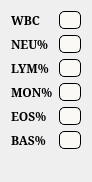
  <widget class="QWidget" name="formLayoutWidget_2">
   <property name="geometry">
    <rect>
     <x>190</x>
     <y>160</y>
     <width>88</width>
     <height>182</height>
    </rect>
   </property>
   <layout class="QFormLayout" name="WBC_layout">
    <item row="0" column="1">
     <widget class="QLineEdit" name="WBC_val">
      <property name="maximumSize">
       <size>
        <width>40</width>
        <height>16777215</height>
       </size>
      </property>
      <property name="styleSheet">
       <string notr="true">background-color: #FAF9F6;
border: 1px solid black;
height: 1.6em;
border-radius: 5px;</string>
      </property>
     </widget>
    </item>
    <item row="1" column="0">
     <widget class="QLabel" name="nEULabel">
      <property name="font">
       <font>
        <family>Constantia</family>
        <pointsize>9</pointsize>
        <weight>75</weight>
        <bold>true</bold>
       </font>
      </property>
      <property name="text">
       <string>NEU%</string>
      </property>
     </widget>
    </item>
    <item row="1" column="1">
     <widget class="QLineEdit" name="NEU_per_val">
      <property name="maximumSize">
       <size>
        <width>40</width>
        <height>16777215</height>
       </size>
      </property>
      <property name="styleSheet">
       <string notr="true">background-color: #FAF9F6;
border: 1px solid black;
height: 1.6em;
border-radius: 5px;</string>
      </property>
     </widget>
    </item>
    <item row="2" column="0">
     <widget class="QLabel" name="lYMLabel">
      <property name="font">
       <font>
        <family>Constantia</family>
        <pointsize>9</pointsize>
        <weight>75</weight>
        <bold>true</bold>
       </font>
      </property>
      <property name="text">
       <string>LYM%</string>
      </property>
     </widget>
    </item>
    <item row="2" column="1">
     <widget class="QLineEdit" name="LYM_per_val">
      <property name="maximumSize">
       <size>
        <width>40</width>
        <height>16777215</height>
       </size>
      </property>
      <property name="styleSheet">
       <string notr="true">background-color: #FAF9F6;
border: 1px solid black;
height: 1.6em;
border-radius: 5px;</string>
      </property>
     </widget>
    </item>
    <item row="3" column="0">
     <widget class="QLabel" name="mONLabel">
      <property name="font">
       <font>
        <family>Constantia</family>
        <pointsize>9</pointsize>
        <weight>75</weight>
        <bold>true</bold>
       </font>
      </property>
      <property name="text">
       <string>MON%</string>
      </property>
     </widget>
    </item>
    <item row="3" column="1">
     <widget class="QLineEdit" name="MON_per_val">
      <property name="maximumSize">
       <size>
        <width>40</width>
        <height>16777215</height>
       </size>
      </property>
      <property name="styleSheet">
       <string notr="true">background-color: #FAF9F6;
border: 1px solid black;
height: 1.6em;
border-radius: 5px;</string>
      </property>
     </widget>
    </item>
    <item row="4" column="0">
     <widget class="QLabel" name="eOSLabel">
      <property name="font">
       <font>
        <family>Constantia</family>
        <pointsize>9</pointsize>
        <weight>75</weight>
        <bold>true</bold>
       </font>
      </property>
      <property name="text">
       <string>EOS%</string>
      </property>
     </widget>
    </item>
    <item row="4" column="1">
     <widget class="QLineEdit" name="EOS_per_val">
      <property name="maximumSize">
       <size>
        <width>40</width>
        <height>16777215</height>
       </size>
      </property>
      <property name="styleSheet">
       <string notr="true">background-color: #FAF9F6;
border: 1px solid black;
height: 1.6em;
border-radius: 5px;</string>
      </property>
     </widget>
    </item>
    <item row="5" column="0">
     <widget class="QLabel" name="bASLabel">
      <property name="font">
       <font>
        <family>Constantia</family>
        <pointsize>9</pointsize>
        <weight>75</weight>
        <bold>true</bold>
       </font>
      </property>
      <property name="text">
       <string>BAS%</string>
      </property>
     </widget>
    </item>
    <item row="5" column="1">
     <widget class="QLineEdit" name="BAS_per_val">
      <property name="maximumSize">
       <size>
        <width>40</width>
        <height>16777215</height>
       </size>
      </property>
      <property name="styleSheet">
       <string notr="true">background-color: #FAF9F6;
border: 1px solid black;
height: 1.6em;
border-radius: 5px;</string>
      </property>
     </widget>
    </item>
    <item row="0" column="0">
     <widget class="QLabel" name="wBCLabel">
      <property name="font">
       <font>
        <family>Constantia</family>
        <pointsize>9</pointsize>
        <weight>75</weight>
        <bold>true</bold>
       </font>
      </property>
      <property name="text">
       <string>WBC</string>
      </property>
     </widget>
    </item>
   </layout>
  </widget>
